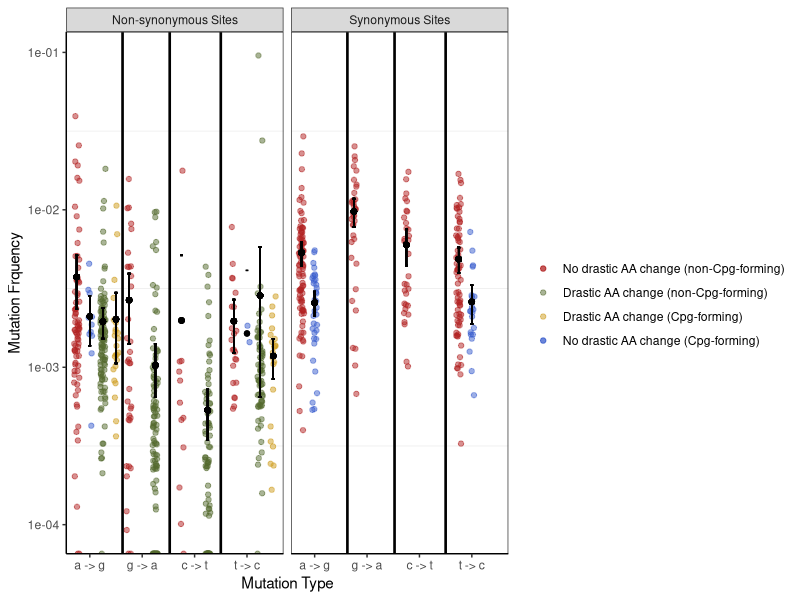

Write the R code that produced this figure.
#Cleaning up for final project

setwd("~/Desktop/Git")

#install.packages('ggplot2')
#install.packages('scales')
#scales is used to log the y axis in the graoh and ggplot2 is used to create the graph
library(scales)
library(ggplot2)

#reading in data
data<-read.csv('OverviewSelCoeff_BachelerFilter.csv') 

#Start of the graph function
nightcrewgraph = function(data){
#building the combo lines to help sort (used later when info is subsetted) 
data$combo<- (data$bigAAChange*3) + (data$makesCpG*2)
data$combo<- as.factor(data$combo)
levels(data$combo) <- gsub("0", "noAA noCPG", levels(data$combo))
levels(data$combo) <- gsub("2", "noAA yesCPG", levels(data$combo))
levels(data$combo) <- gsub("3", "yesAA noCPG", levels(data$combo))
levels(data$combo) <- gsub("5", "yesAA yesCPG", levels(data$combo))

#Subsetting for the data that we really want
datatww <- subset(data, TypeOfSite=="syn" | TypeOfSite=="nonsyn")
datatww$TypeOfSite <- ifelse(datatww$TypeOfSite == "syn", "Synonymous Sites", "Non-synonymous Sites")
#idea for log
#datatww$lowerConf= log(datatww$lowerConf)
#datatww$upperConf= log(datatww$upperConf)
#datatww$MeanFreq = log(datatww$MeanFreq) 

#givine values to each nucecotide and if they have a cetain combo
#first need to introduce new columes for collecting the xvaue and the color
datatww$xvalue<- 0
datatww$color <- 0

for (i in 1:length(datatww$num)) {
    if (datatww$bigAAChange[i] == 0 && datatww$makesCpG[i] == 0 && datatww$WTnt[i] == "a") {
        datatww$xvalue[i] <- 1
        datatww$color[i] <- "blue"
    } else if (datatww$bigAAChange[i] == 0 && datatww$makesCpG[i] == 1 && datatww$WTnt[i] == "a") {
        datatww$xvalue[i] <- 2
        datatww$color[i] <- "red"
    } else if (datatww$bigAAChange[i] == 1 && datatww$makesCpG[i] == 0 && datatww$WTnt[i] == "a") {
        datatww$xvalue[i] <- 3
        datatww$color[i] <- "green"
    } else if (datatww$bigAAChange[i] == 1 && datatww$makesCpG[i] == 1 && datatww$WTnt[i] == "a") {
        datatww$xvalue[i] <- 4
        datatww$color[i] <- "purple"
    } else if (datatww$bigAAChange[i] == 0 && datatww$makesCpG[i] == 0 && datatww$WTnt[i] == "g") {
        datatww$xvalue[i] <- 5
        datatww$color[i] <- "blue"
    } else if (datatww$bigAAChange[i] == 0 && datatww$makesCpG[i] == 1 && datatww$WTnt[i] == "g") {
        datatww$xvalue[i] <- 6
        datatww$color[i] <- "red"
    } else if (datatww$bigAAChange[i] == 1 && datatww$makesCpG[i] == 0 && datatww$WTnt[i] == "g") {
        datatww$xvalue[i] <- 7
        datatww$color[i] <- "green"
    } else if (datatww$bigAAChange[i] == 1 && datatww$makesCpG[i] == 1 && datatww$WTnt[i] == "g") {
        datatww$xvalue[i] <- 8
        datatww$color[i] <- "purple"
    } else if (datatww$bigAAChange[i] == 0 && datatww$makesCpG[i] == 0 && datatww$WTnt[i] == "c") {
        datatww$xvalue[i] <- 9
        datatww$color[i] <- "blue"
    } else if (datatww$bigAAChange[i] == 0 && datatww$makesCpG[i] == 1 && datatww$WTnt[i] == "c") {
        datatww$xvalue[i] <- 10 
        datatww$color[i] <- "red"
    } else if (datatww$bigAAChange[i] == 1 && datatww$makesCpG[i] == 0 && datatww$WTnt[i] == "c") {
        datatww$xvalue[i] <- 11
        datatww$color[i] <- "green"
    } else if (datatww$bigAAChange[i] == 1 && datatww$makesCpG[i] == 1 && datatww$WTnt[i] == "c") {
        datatww$xvalue[i] <- 12
        datatww$color[i] <- "purple"
    } else if (datatww$bigAAChange[i] == 0 && datatww$makesCpG[i] == 0 && datatww$WTnt[i] == "t") {
        datatww$xvalue[i] <- 13
        datatww$color[i] <- "blue"
    } else if (datatww$bigAAChange[i] == 0 && datatww$makesCpG[i] == 1 && datatww$WTnt[i] == "t") {
        datatww$xvalue[i] <- 14
        datatww$color[i] <- "red"
    } else if (datatww$bigAAChange[i] == 1 && datatww$makesCpG[i] == 0 && datatww$WTnt[i] == "t") {
        datatww$xvalue[i] <- 15
        datatww$color[i] <- "green"
    } else if (datatww$bigAAChange[i] == 1 && datatww$makesCpG[i] == 1 && datatww$WTnt[i] == "t") {
        datatww$xvalue[i] <- 16
        datatww$color[i] <- "purple"
    }
}




#subsetiing all the data by amino acid, drastic AA, and CpG forming 

#syn subset stuff
syndata <- subset(datatww, TypeOfSite=="Synonymous Sites")

#syn subset for no AA and no CPG
synNNdata <- subset(syndata, combo=="noAA noCPG")
#syn subset for no AA and no CPG for a, c, g, t (for HIV all 4 should be here)
synNNa <- subset(synNNdata, WTnt=="a")
synNNc <- subset(synNNdata, WTnt=="c")
synNNg  <- subset(synNNdata, WTnt=="g")
synNNt  <- subset(synNNdata, WTnt=="t")
#syn subset for no AA and yes CPG
synNYdata<- subset(syndata, combo=="noAA yesCPG")
#syn subset for no AA and yes CPG for a, c, g, t (for HIV a, t )
synNYa <- subset(synNYdata, WTnt=="a")
synNYc <- subset(synNYdata, WTnt=="c")
synNYg  <- subset(synNYdata, WTnt=="g")
synNYt  <- subset(synNYdata, WTnt=="t")
#syn subset for yes AA and no CPG 
synYNdata <- subset(syndata, combo=="yesAA noCPG")
#syn subset for yes AA and no CPG for a, c, g, t (none for HIV)
synYNa <- subset(synYNdata, WTnt=="a")
synYNc <- subset(synYNdata, WTnt=="c")
synYNg  <- subset(synYNdata, WTnt=="g")
synYNt  <- subset(synYNdata, WTnt=="t")
#syn subset for yes AA and yes CPG
synYYdata <- subset(syndata, combo=="yesAA yesCPG")
#syn subset for yes AA and yes CPG for a, c, g, t (none for HIV)
synYYa <- subset(synYYdata, WTnt=="a")
synYYc <- subset(synYYdata, WTnt=="c")
synYYg  <- subset(synYYdata, WTnt=="g")
synYYt  <- subset(synYYdata, WTnt=="t")

#nonsyn sub set stuff
nonsyndata <- subset(datatww, TypeOfSite=="Non-synonymous Sites")

nonyescpGdata<- subset(nonsyndata, combo=="noAA yesCPG")

#nonsyn subset for no AA and no CPG
nonNNdata <- subset(nonsyndata, combo=="noAA noCPG")
#nonsyn subset for no AA and no CPG for a, c, g, t (for HIV all 4 should be here)
nonsynNNa <- subset(nonNNdata, WTnt=="a")
nonsynNNc <- subset(nonNNdata, WTnt=="c")
nonsynNNg  <- subset(nonNNdata, WTnt=="g")
nonsynNNt  <- subset(nonNNdata, WTnt=="t")
#nonsyn subset for no AA and yes CPG
nonNYdata<- subset(nonsyndata, combo=="noAA yesCPG")
#syn subset for no AA and yes CPG for a, c, g, t (for HIV a, t )
nonsynNYa <- subset(nonNYdata, WTnt=="a")
nonsynNYc <- subset(nonNYdata, WTnt=="c")
nonsynNYg  <- subset(nonNYdata, WTnt=="g")
nonsynNYt  <- subset(nonNYdata, WTnt=="t")
#syn subset for yes AA and no CPG 
nonYNdata <- subset(nonsyndata, combo=="yesAA noCPG")
#syn subset for yes AA and no CPG for a, c, g, t (for HIV all 4 should be here)
nonsynYNa <- subset(nonYNdata, WTnt=="a")
nonsynYNc <- subset(nonYNdata, WTnt=="c")
nonsynYNg  <- subset(nonYNdata, WTnt=="g")
nonsynYNt  <- subset(nonYNdata, WTnt=="t")
#syn subset for yes AA and yes CPG
nonYYdata <- subset(nonsyndata, combo=="yesAA yesCPG")
#syn subset for yes AA and yes CPG for a, c, g, t (for HIV a, t)
nonsynYYa <- subset(nonYYdata, WTnt=="a")
nonsynYYc <- subset(nonYYdata, WTnt=="c")
nonsynYYg  <- subset(nonYYdata, WTnt=="g")
nonsynYYt  <- subset(nonYYdata, WTnt=="t")


#graph
nightmare <-ggplot(aes(factor(xvalue), MeanFreq), data = datatww)+
    #synNNdata
    scale_y_log10() +
    scale_x_discrete(limits=c(1,2,3,4,5,6,7,8,9,10,11,12,13,14,15,16),breaks=c("2","6","10", "14"), labels=c("a -> g", "g -> a", "c -> t","t -> c"))+
    geom_jitter(data= syndata,aes(colour = syndata$color, x = factor(xvalue)),position = position_jitter(width = .2), alpha = 0.5) +
    facet_wrap(~ TypeOfSite)+
    #nonsyn data
    geom_jitter(data= nonsyndata,aes(colour = nonsyndata$color, x = factor(xvalue)),position = position_jitter(width = .2), alpha = 0.5) +
    geom_vline(xintercept = 4.5, linetype="solid", color = "black", size=0.9) +
    geom_vline(xintercept = 8.1, linetype="solid", color = "black", size=0.9) +
    geom_vline(xintercept = 12, linetype="solid", color = "black", size=0.9)+
    scale_color_manual(labels = c("No drastic AA change (non-Cpg-forming)","Drastic AA change (non-Cpg-forming)","Drastic AA change (Cpg-forming)", "No drastic AA change (Cpg-forming)"), values = c("firebrick", "darkolivegreen","goldenrod3", "royalblue3")) +
    labs(x="Mutation Type", y="Mutation Frquency",col=" ")

#graphing other info basied on conditions
nightmare
    if (nrow(synNNa)!=0) {
        synNNaconf <- t.test(synNNa$MeanFreq)$conf.int
        nightmare<- nightmare + geom_errorbar(data = synNNa, aes(ymin = synNNaconf[[1]], ymax = synNNaconf[[2]], width = 0.2))
        nightmare<- nightmare + geom_point(data =synNNa, aes('1',mean(synNNa$MeanFreq)))
    }
    if (nrow(synNNc)!=0) {
        synNNcconf <- t.test(synNNc$MeanFreq)$conf.int
        nightmare<- nightmare + geom_errorbar(data = synNNc, aes(ymin = synNNcconf[[1]], ymax = synNNcconf[[2]], width = 0.2))
        nightmare<- nightmare + geom_point(data =synNNc, aes('9',mean(synNNc$MeanFreq)))
    } 
    if (nrow(synNNg)!=0) {
        synNNgconf <- t.test(synNNg$MeanFreq)$conf.int
        nightmare<- nightmare +geom_errorbar(data = synNNg, aes(ymin = synNNgconf[[1]], ymax = synNNgconf[[2]], width = 0.2))
        nightmare<- nightmare +geom_point(data =synNNg, aes('5',mean(synNNg$MeanFreq)))
    } 
    if (nrow(synNNt)!=0) {
        synNNtconf <- t.test(synNNt$MeanFreq)$conf.int
        nightmare<- nightmare +geom_errorbar(data = synNNt, aes(ymin = synNNtconf[[1]], ymax = synNNtconf[[2]], width = 0.2))
        nightmare<- nightmare +geom_point(data =synNNt, aes('13',mean(synNNt$MeanFreq)))
    } 
    #synNYdata
    if (nrow(synNYa)!=0) {
        synNYaconf <- t.test(synNYa$MeanFreq)$conf.int
        nightmare<- nightmare +geom_errorbar(data = synNYa, aes(ymin = synNYaconf[[1]], ymax = synNYaconf[[2]], width = 0.2))
        nightmare<- nightmare +geom_point(data =synNYa, aes('2',mean(synNYa$MeanFreq)))
    } 
    if (nrow(synNYc)!=0) {
        synNYcconf <- t.test(synNYc$MeanFreq)$conf.int
        nightmare<- nightmare +geom_errorbar(data = synNYc, aes(ymin = synNYcconf[[1]], ymax = synNYcconf[[2]], width = 0.2))
        nightmare<- nightmare +geom_point(data =synNYc, aes('10',mean(synNYc$MeanFreq)))
    } 
    if (nrow(synNYg)!=0) {
        synNYgconf <- t.test(synNYg$MeanFreq)$conf.int
        nightmare<- nightmare +geom_errorbar(data = synNYg, aes(ymin = synNYgconf[[2]], ymax = synNYgconf[[2]], width = 0.2))
        nightmare<- nightmare +geom_point(data =synNYg, aes('6',mean(synNYg$MeanFreq)))
    } 
    if (nrow(synNYt)!=0) {
        synNYtconf <- t.test(synNYt$MeanFreq)$conf.int
        nightmare<- nightmare +geom_errorbar(data = synNYt, aes(ymin = synNYtconf[[1]], ymax = synNYtconf[[2]], width = 0.2))
        nightmare<- nightmare +geom_point(data =synNYt, aes('14',mean(synNYt$MeanFreq)))
    } 
    if (nrow(synYNa)!=0) {
        synYNaconf <- t.test(synYNa$MeanFreq)$conf.int
     
    
        nightmare<- nightmare +geom_errorbar(data = synYNa, aes(ymin = synYNaconf[[1]], ymax = synYNaconf[[2]], width = 0.2))
        nightmare<- nightmare +geom_point(data =synYNa, aes('3',mean(synYNa$MeanFreq)))
    } 
    if (nrow(synYNc)!=0) {
        synYNcconf <- t.test(synYNc$MeanFreq)$conf.int
        nightmare<- nightmare +geom_errorbar(data = synYNc, aes(ymin = synYNcconf[[1]], ymax = synYNcconf[[2]], width = 0.2))
        nightmare<- nightmare +geom_point(data =synYNc, aes('11',mean(synYNc$MeanFreq)))
    } 
    if (nrow(synYNg)!=0) {
        synYNgconf <- t.test(synYNg$MeanFreq)$conf.int
        nightmare<- nightmare +geom_errorbar(data = synYNg, aes(ymin = synYNgconf[[1]], ymax = synYNgconf[[2]], width = 0.2))
        nightmare<- nightmare +geom_point(data =synYNg, aes('7',mean(synYNg$MeanFreq)))
    } 
    if (nrow(synYNt)!=0) {
        synYNtconf <- t.test(synYNt$MeanFreq)$conf.int
        nightmare<- nightmare +geom_errorbar(data = synYNt, aes(ymin = synYNtconf[[1]], ymax = synYNtconf[[2]], width = 0.2))
        nightmare<- nightmare +geom_point(data =synYNt, aes('15',mean(synYNt$MeanFreq)))
    } 
    if (nrow(synYYa)!=0) {
        synYYaconf <- t.test(synYYa$MeanFreq)$conf.int
        nightmare<- nightmare +geom_errorbar(data = synYYa, aes(ymin = synYYaconf[[1]], ymax = synYYaconf[[2]], width = 0.2))
        nightmare<- nightmare +geom_point(data =synYYa, aes('4',mean(synYYa$MeanFreq)))
    } 
    if (nrow(synYYc)!=0) {
        synYYcconf <- t.test(synYYc$MeanFreq)$conf.int
        nightmare<- nightmare +geom_errorbar(data = synYYc, aes(ymin = synYYcconf[[1]], ymax = synYYcconf[[2]], width = 0.2))
        nightmare<- nightmare +geom_point(data =synYYc, aes('12', mean(synYYc$MeanFreq)))
    } 
    if (nrow(synYYg)!=0) {
        synYYgconf <- t.test(synYYg$MeanFreq)$conf.int
        nightmare<- nightmare +geom_errorbar(data = synYYg, aes(ymin = synYYgconf[[1]], ymax = synYYgconf[[2]], width = 0.2))
        nightmare<- nightmare +geom_point(data =synYYg, aes('8',mean(synYYg$MeanFreq)))
    } 
    if (nrow(synYYt)!=0) {
        synYYtconf <- t.test(synYYt$MeanFreq)$conf.int
        nightmare<- nightmare +geom_errorbar(data = synYYt, aes(ymin = synYYtconf[[1]], ymax = synYYtconf[[2]], width = 0.2))
        nightmare<- nightmare +geom_point(data =synYYt, aes('16',mean(synYYt$MeanFreq)))
    } 
    
    #nonsyn data
    
    if (nrow(nonsynNNa)!=0) {
        
        nonsynNNaconf <- t.test(nonsynNNa$MeanFreq)$conf.int
        
        nightmare<- nightmare +geom_errorbar(data = nonsynNNa, aes(ymin = nonsynNNaconf[[1]], ymax = nonsynNNaconf[[2]], width = 0.2))
        nightmare<- nightmare +geom_point(data =nonsynNNa, aes('1',mean(nonsynNNa$MeanFreq)))
        #nightmare<- nightmare +geom_errorbar(data = nonsynNNa, aes(ymin = median(lowerConf), ymax = median(upperConf), width = 0.2))
        #nightmare<- nightmare +geom_point(data =nonsynNNa, aes('1',median(c(median(lowerConf),median(upperConf)))))
    } 
    if (nrow(nonsynNNc)!=0) {
        nonsynNNcconf <- t.test(nonsynNNc$MeanFreq)$conf.int
        nightmare<- nightmare +geom_errorbar(data = nonsynNNc, aes(ymin = nonsynNNcconf[[1]], ymax = nonsynNNcconf[[2]], width = 0.2))
        nightmare<- nightmare +geom_point(data =nonsynNNc, aes('9',mean(nonsynNNc$MeanFreq)))
    } 
    if (nrow(nonsynNNg)!=0) {
        nonsynNNgconf <- t.test(nonsynNNg$MeanFreq)$conf.int
        nightmare<- nightmare +geom_errorbar(data = nonsynNNg, aes(ymin = nonsynNNgconf[[1]], ymax = nonsynNNgconf[[2]], width = 0.2))
        nightmare<- nightmare +geom_point(data =nonsynNNg, aes('5',mean(nonsynNNg$MeanFreq)))
    } 
    if (nrow(nonsynNNt)!=0) {
        nonsynNNtconf <- t.test(nonsynNNt$MeanFreq)$conf.int
        nightmare<- nightmare +geom_errorbar(data = nonsynNNt, aes(ymin = nonsynNNtconf[[1]], ymax = nonsynNNtconf[[2]], width = 0.2))
        nightmare<- nightmare +geom_point(data =nonsynNNt, aes('13',mean(nonsynNNt$MeanFreq)))
    } 
    
    if (nrow(nonsynNYa)!=0) {
        nonsynNYaconf <- t.test(nonsynNYa$MeanFreq)$conf.int
        nightmare<- nightmare +geom_errorbar(data = nonsynNYa, aes(ymin = nonsynNYaconf[[1]], ymax = nonsynNYaconf[[2]], width = 0.2))
        nightmare<- nightmare +geom_point(data =nonsynNYa, aes('2',mean(nonsynNYa$MeanFreq)))
    } 
    if (nrow(nonsynNYc)!=0) {
        nonsynNYcconf <- t.test(nonsynNYc$MeanFreq)$conf.int
        nightmare<- nightmare +geom_errorbar(data = nonsynNYc, aes(ymin = nonsynNYcconf[[1]], ymax = nonsynNYcconf[[2]], width = 0.2))
        nightmare<- nightmare +geom_point(data =nonsynNYc, aes('10',mean(nonsynNYc$MeanFreq)))
    } 
    if (nrow(nonsynNYg)!=0) {
        nonsynNYgconf <- t.test(nonsynNYg$MeanFreq)$conf.int
        nightmare<- nightmare +geom_errorbar(data = nonsynNYg, aes(ymin = nonsynNYgconf[[1]], ymax = nonsynNYgconf[[2]], width = 0.2))
        nightmare<- nightmare +geom_point(data =nonsynNYg, aes('6',mean(nonsynNYg$MeanFreq)))
    }  
    if (nrow(nonsynNYt)!=0) {
        nonsynNYtconf <- t.test(nonsynNYt$MeanFreq)$conf.int
        nightmare<- nightmare +geom_errorbar(data = nonsynNYt, aes(ymin = nonsynNYtconf[[1]], ymax = nonsynNYtconf[[2]], width = 0.2))
        nightmare<- nightmare +geom_point(data =nonsynNYt, aes('14',mean(nonsynNYt$MeanFreq)))
    } 
    #
    if (nrow(nonsynYNa)!=0) {
        nonsynYNaconf <- t.test(nonsynYNa$MeanFreq)$conf.int
        nightmare<- nightmare +geom_errorbar(data = nonsynYNa, aes(ymin = nonsynYNaconf[[1]], ymax = nonsynYNaconf[[2]], width = 0.2))
        nightmare<- nightmare +geom_point(data =nonsynYNa, aes('3',mean(nonsynYNa$MeanFreq)))
    } 
    if (nrow(nonsynYNc)!=0) {
        nonsynYNcconf <- t.test(nonsynYNc$MeanFreq)$conf.int
        nightmare<- nightmare +geom_errorbar(data = nonsynYNc, aes(ymin = nonsynYNcconf[[1]], ymax = nonsynYNcconf[[2]], width = 0.2))
        nightmare<- nightmare +geom_point(data =nonsynYNc, aes('11',mean(nonsynYNc$MeanFreq)))
    } 
    if (nrow(nonsynYNg)!=0) {
        nonsynYNgconf <- t.test(nonsynYNg$MeanFreq)$conf.int
        nightmare<- nightmare +geom_errorbar(data = nonsynYNg, aes(ymin = nonsynYNgconf[[1]], ymax = nonsynYNgconf[[2]], width = 0.2))
        nightmare<- nightmare +geom_point(data =nonsynYNg, aes('7',mean(nonsynYNg$MeanFreq)))
    } 
    if (nrow(nonsynYNt)!=0) {
        nonsynYNtconf <- t.test(nonsynYNt$MeanFreq)$conf.int
        nightmare<- nightmare +geom_errorbar(data = nonsynYNt, aes(ymin = nonsynYNgconf[[1]], ymax = nonsynYNtconf[[2]], width = 0.2))
        nightmare<- nightmare +geom_point(data =nonsynYNt, aes('15',mean(nonsynYNt$MeanFreq)))
    } 
    #
    if (nrow(nonsynYYa)!=0) {
        nonsynYYaconf <- t.test(nonsynYYa$MeanFreq)$conf.int
        nightmare<- nightmare +geom_errorbar(data = nonsynYYa, aes(ymin = nonsynYYaconf[[1]], ymax = nonsynYYaconf[[2]], width = 0.2))
        nightmare<- nightmare +geom_point(data =nonsynYYa, aes('4',mean(nonsynYYa$MeanFreq)))
    } 
    if (nrow(nonsynYYc)!=0) {
        nonsynYYcconf <- t.test(nonsynYYc$MeanFreq)$conf.int
        nightmare<- nightmare +geom_errorbar(data = nonsynYYc, aes(ymin = nonsynYYcconf[[1]], ymax = nonsynYYcconf[[2]], width = 0.2))
        nightmare<- nightmare +geom_point(data =nonsynYYc, aes('12',mean(nonsynYYc$MeanFreq)))
    } 
    if (nrow(nonsynYYg)!=0) {
        nonsynYYgconf <- t.test(nonsynYYg$MeanFreq)$conf.int
        nightmare<- nightmare +geom_errorbar(data = nonsynYYg, aes(ymin = nonsynYYgconf[[1]], ymax = nonsynYYgconf[[2]], width = 0.2))
        nightmare<- nightmare +geom_point(data =nonsynYYg, aes('8',mean(nonsynYYg$MeanFreq)))
    } 
    if (nrow(nonsynYYt)!=0) {
        nonsynYYtconf <- t.test(nonsynYYt$MeanFreq)$conf.int
        nightmare<- nightmare +geom_errorbar(data = nonsynYYt, aes(ymin = nonsynYYtconf[[1]], ymax = nonsynYYtconf[[2]], width = 0.2))
        nightmare<- nightmare +geom_point(data =nonsynYYt, aes('16',mean(nonsynYYt$MeanFreq)))
    } 
nightmare <- nightmare +  theme_bw() +
    theme(axis.line = element_line(colour = "black"),
          panel.grid.major = element_blank(),
          #panel.grid.minor = element_blank(),
          #panel.border = element_blank(),
          panel.background = element_blank()) 


print(nightmare)

#return(datatww)
#ggsave(filename="nightmare.pdf", plot=nightmare)
#ggsave(filename="nightmare.pdf", plot = last_plot(), device = NULL, path = NULL,
       #scale = 1, width = NA, height = NA, units = c("in", "cm", "mm"),
       #dpi = 300, limitsize = TRUE, ...)
}

nightcrewgraph(data)



